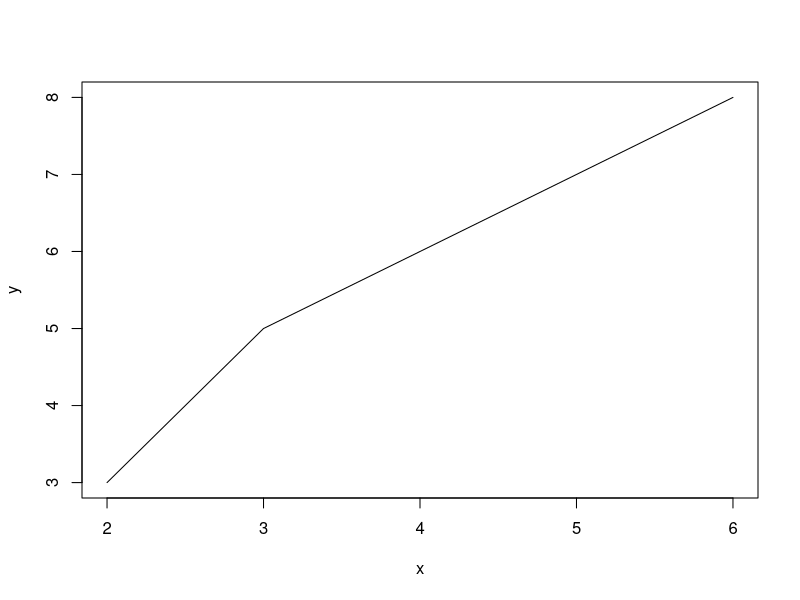
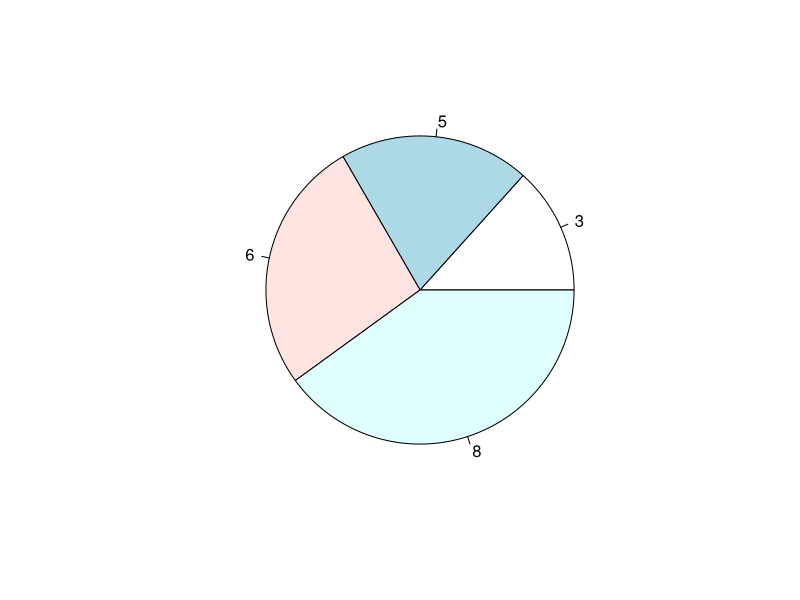
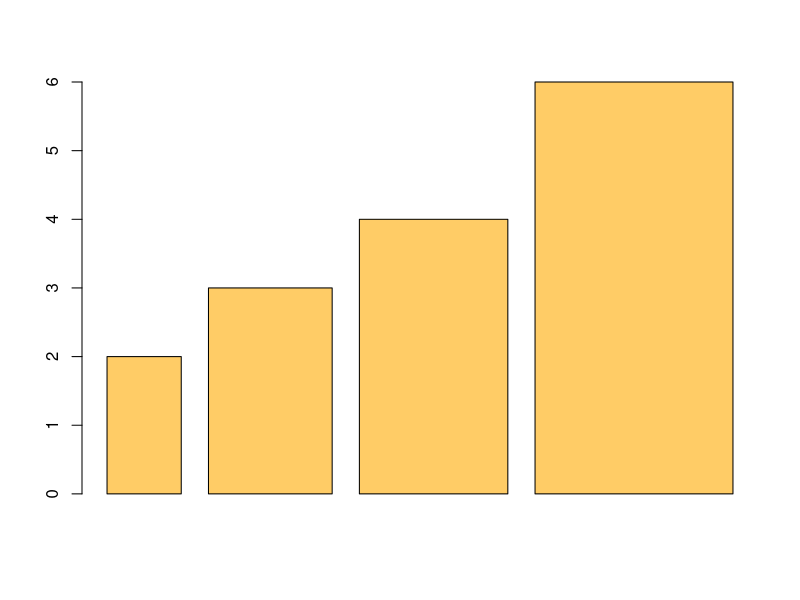
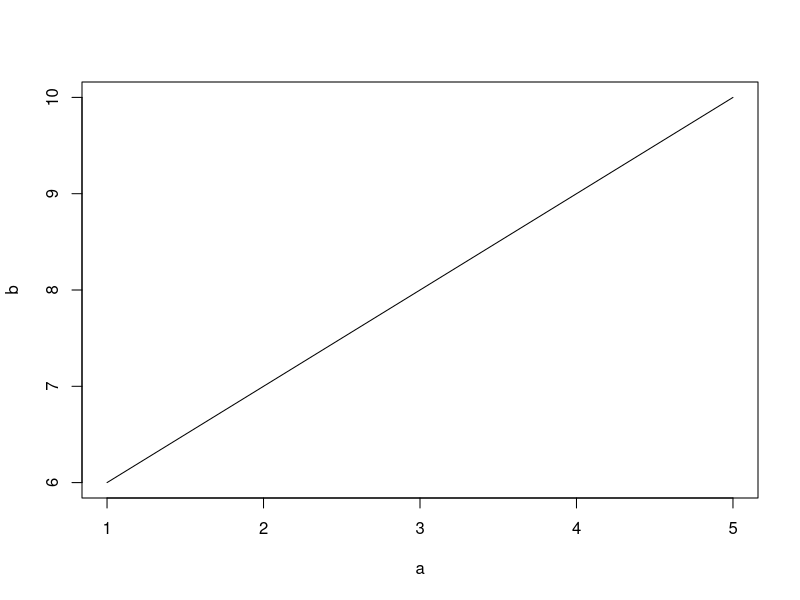

Generate these figures, in order, with R:
# number of elements i x should be equal to number of elements in y

#simple points plotted
x=c(2,3,4,6)
y=c(3,5,6,8)
plot(x,y,pch=5,type="l")
#here type="l" is representing lines that join the plotted points

#pie chart
x=c(2,3,4,6)
y=c(3,5,6,8)
pie(x,y)

#bar graph
x=c(2,3,4,6)
y=c(3,5,6,8)
barplot(x,y,col=rgb(1,0.8,0.4))

a=seq(1,5,by=1)
b=seq(6,10,by=1)
plot(a,b,pch=5,type="l")

